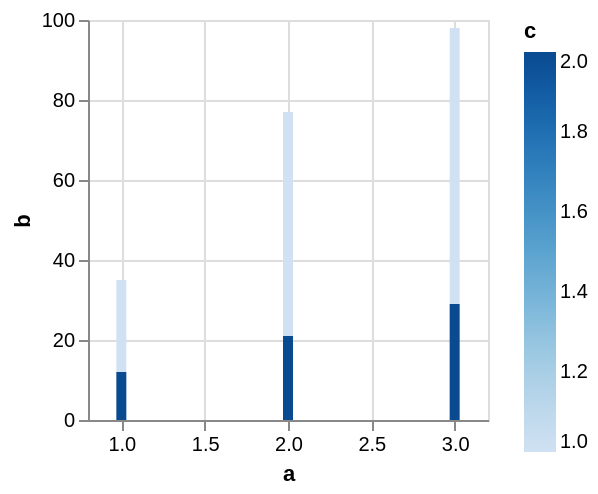

The Vega-Lite source for this figure:
### Vega specification from a JSON file in a GitHub repository (floating-point values rounded to 4 significant figures)
{"$schema": "https://vega.github.io/schema/vega/v5.json", "description": "Testing invalid", "background": "white", "padding": 5, "width": 200, "height": 200, "style": "cell", "data": [{"name": "source_0", "values": [{"a": 1, "b": 15, "c": 1}, {"a": 2, "b": 25, "c": 1}, {"a": 3, "b": 20, "c": 1}, {"a": 1, "b": 12, "c": 2}, {"a": 2, "b": 21, "c": 2}, {"a": 3, "b": 29, "c": 2}, {"a": 1, "b": 8, "c": null}, {"a": 2, "b": 31, "c": null}, {"a": 3, "b": 49, "c": null}]}, {"name": "data_0", "source": "source_0", "transform": [{"type": "stack", "groupby": ["a"], "field": "b", "sort": {"field": ["c"], "order": ["descending"]}, "as": ["b_start", "b_end"], "offset": "zero"}]}], "marks": [{"name": "marks", "type": "rect", "style": ["bar"], "from": {"data": "data_0"}, "encode": {"update": {"fill": [{"test": "!isValid(datum[\"c\"]) || !isFinite(+datum[\"c\"])", "signal": "scale('color', inrange(0, domain('color')) ? 0 : domain('color')[0])"}, {"scale": "color", "field": "c"}], "tooltip": {"signal": "{\"a\": format(datum[\"a\"], \"\"), \"b\": format(datum[\"b\"], \"\"), \"c\": format(datum[\"c\"], \"\")}"}, "ariaRoleDescription": {"value": "bar"}, "description": {"signal": "\"a: \" + (format(datum[\"a\"], \"\")) + \"; b: \" + (format(datum[\"b\"], \"\")) + \"; c: \" + (format(datum[\"c\"], \"\"))"}, "xc": [{"test": "!isValid(datum[\"a\"]) || !isFinite(+datum[\"a\"])", "signal": "scale('x', inrange(0, domain('x')) ? 0 : domain('x')[0])"}, {"scale": "x", "field": "a"}], "width": {"value": 5}, "y": {"scale": "y", "field": "b_end"}, "y2": {"scale": "y", "field": "b_start"}}}}], "scales": [{"name": "x", "type": "linear", "domain": {"data": "data_0", "field": "a"}, "range": [0, {"signal": "width"}], "nice": true, "zero": false, "padding": 5}, {"name": "y", "type": "linear", "domain": {"data": "data_0", "fields": ["b_start", "b_end"]}, "range": [{"signal": "height"}, 0], "nice": true, "zero": true}, {"name": "color", "type": "linear", "domain": {"data": "data_0", "field": "c"}, "range": "ramp", "interpolate": "hcl", "zero": false}], "axes": [{"scale": "x", "orient": "bottom", "gridScale": "y", "grid": true, "tickCount": {"signal": "ceil(width/40)"}, "domain": false, "labels": false, "aria": false, "maxExtent": 0, "minExtent": 0, "ticks": false, "zindex": 0}, {"scale": "y", "orient": "left", "gridScale": "x", "grid": true, "tickCount": {"signal": "ceil(height/40)"}, "domain": false, "labels": false, "aria": false, "maxExtent": 0, "minExtent": 0, "ticks": false, "zindex": 0}, {"scale": "x", "orient": "bottom", "grid": false, "title": "a", "labelFlush": true, "labelOverlap": true, "tickCount": {"signal": "ceil(width/40)"}, "zindex": 0}, {"scale": "y", "orient": "left", "grid": false, "title": "b", "labelOverlap": true, "tickCount": {"signal": "ceil(height/40)"}, "zindex": 0}], "legends": [{"fill": "color", "gradientLength": {"signal": "clamp(height, 64, 200)"}, "title": "c"}], "config": {"mark": {"tooltip": true}}}
